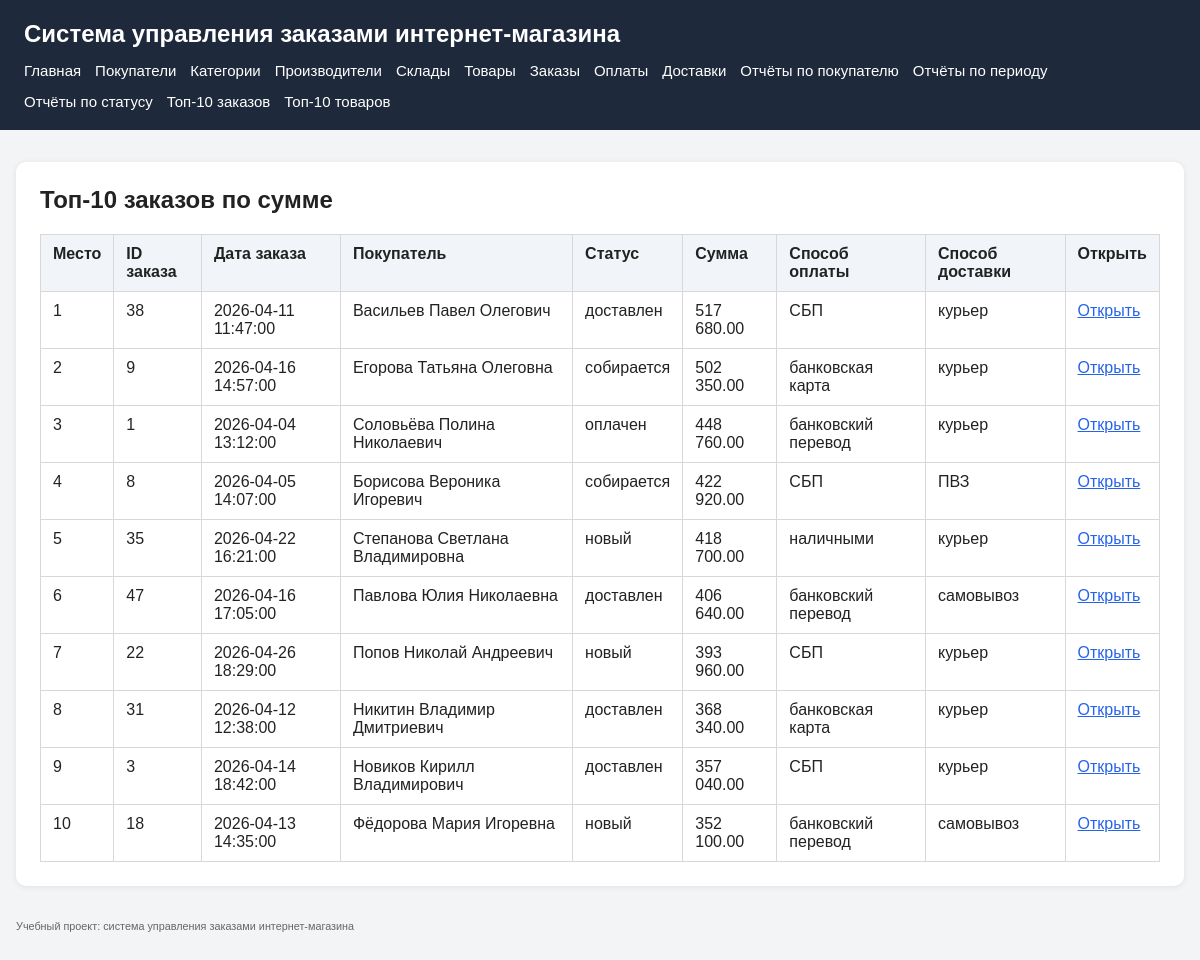
The page /reports/top_orders.php on the database its author committed.
### tables this page shows
CREATE TABLE orders (
    order_id INT UNSIGNED NOT NULL AUTO_INCREMENT,
    order_date DATETIME NOT NULL,
    status VARCHAR(30) NOT NULL,
    total_amount DECIMAL(10,2) NOT NULL DEFAULT 0.00,
    customer_id INT UNSIGNED NOT NULL,
    payment_method VARCHAR(50) NOT NULL,
    delivery_method VARCHAR(50) NOT NULL,
    delivery_address VARCHAR(255) NOT NULL,
    PRIMARY KEY (order_id),
    KEY idx_orders_customer (customer_id),
    KEY idx_orders_date (order_date),
    KEY idx_orders_status (status),
    CONSTRAINT fk_orders_customer
        FOREIGN KEY (customer_id) REFERENCES customers(customer_id)
        ON UPDATE CASCADE
        ON DELETE RESTRICT
);

CREATE TABLE customers (
    customer_id INT UNSIGNED NOT NULL AUTO_INCREMENT,
    last_name VARCHAR(100) NOT NULL,
    first_name VARCHAR(100) NOT NULL,
    middle_name VARCHAR(100) NULL,
    phone VARCHAR(20) NOT NULL,
    email VARCHAR(255) NULL,
    city VARCHAR(100) NOT NULL,
    street VARCHAR(150) NOT NULL,
    house VARCHAR(20) NOT NULL,
    apartment VARCHAR(20) NULL,
    postal_code VARCHAR(20) NOT NULL,
    PRIMARY KEY (customer_id),
    UNIQUE KEY uk_customers_email (email),
    KEY idx_customers_phone (phone)
);

### src/includes/db.php (called while the page is built, shortened)
<?php
$configPath = __DIR__ . '/../config/config.local.php';
if (!file_exists($configPath)) {
    $configPath = __DIR__ . '/../config/config.example.php';
}
$config = require $configPath;
function app_config(): array
{
    global $config;
    return $config;
}
function base_url(string $path = ''): string
{
    $config = app_config();
    $base = rtrim($config['app']['base_url'] ?? '', '/');
    return $base . '/' . ltrim($path, '/');
}
function db(): PDO
{
    $config = app_config();
    $db = $config['db'];
    $dsn = sprintf(
        'mysql:host=%s;port=%d;dbname=%s;charset=%s',
        $db['host'],
        $db['port'],
        $db['name'],
        $db['charset']
    );
    $pdo = new PDO($dsn, $db['user'], $db['pass'], [
        PDO::ATTR_ERRMODE => PDO::ERRMODE_EXCEPTION,
        PDO::ATTR_DEFAULT_FETCH_MODE => PDO::FETCH_ASSOC,
        PDO::ATTR_EMULATE_PREPARES => false,
    ]);
    return $pdo;
}

### src/config/config.example.php (called while the page is built)
<?php
return [
    'app' => [
        'base_url' => getenv('APP_BASE_URL') ?: '',
        'name' => getenv('APP_NAME') ?: 'Система управления заказами интернет-магазина',
    ],
    'db' => [
        'host' => getenv('DB_HOST') ?: 'db',
        'port' => (int)(getenv('DB_PORT') ?: 3306),
        'name' => getenv('DB_NAME') ?: 'shop_orders',
        'user' => getenv('DB_USER') ?: 'shop_user',
        'pass' => getenv('DB_PASSWORD') ?: '',
        'charset' => getenv('DB_CHARSET') ?: 'utf8mb4',
    ],
];

### src/reports/top_orders.php (the view, shortened to what this page needs)
<?php
require_once __DIR__ . '/../includes/header.php';
$errorMessage = null;
$orders = [];
try {
    $pdo = db();
    $stmt = $pdo->query(
        'SELECT
            o.order_id,
            o.order_date,
            o.status,
            o.total_amount,
            o.payment_method,
            o.delivery_method,
            c.last_name,
            c.first_name,
            c.middle_name
         FROM orders o
         INNER JOIN customers c ON c.customer_id = o.customer_id
         ORDER BY o.total_amount DESC, o.order_id ASC
         LIMIT 10'
    );
    $orders = $stmt->fetchAll();
} catch (Throwable $e) {
    $errorMessage = $e->getMessage();
}
require_once __DIR__ . '/../includes/menu.php';
?>
<main>
    <section class="card">
        <h2>Топ-10 заказов по сумме</h2>
        <?php if ($errorMessage !== null): ?>
            <div class="error-box">
                <strong>Ошибка:</strong> <?= htmlspecialchars($errorMessage, ENT_QUOTES, 'UTF-8') ?>
            </div>
        <?php elseif (empty($orders)): ?>
            <p>Заказы не найдены.</p>
        <?php else: ?>
            <table>
                <thead>
                    <tr>
                        <th>Место</th>
                        <th>ID заказа</th>
                        <th>Дата заказа</th>
                        <th>Покупатель</th>
                        <th>Статус</th>
                        <th>Сумма</th>
                        <th>Способ оплаты</th>
                        <th>Способ доставки</th>
                        <th>Открыть</th>
                    </tr>
                </thead>
                <tbody>
                    <?php foreach ($orders as $index => $order): ?>
                        <?php
                        $customerFullName = trim(
                            (string)$order['last_name'] . ' ' .
                            (string)$order['first_name'] . ' ' .
                            (string)($order['middle_name'] ?? '')
                        );
                        ?>
                        <tr>
                            <td><?= (int)($index + 1) ?></td>
                            <td><?= (int)$order['order_id'] ?></td>
                            <td><?= htmlspecialchars((string)$order['order_date'], ENT_QUOTES, 'UTF-8') ?></td>
                            <td><?= htmlspecialchars($customerFullName, ENT_QUOTES, 'UTF-8') ?></td>
                            <td><?= htmlspecialchars((string)$order['status'], ENT_QUOTES, 'UTF-8') ?></td>
                            <td><?= number_format((float)$order['total_amount'], 2, '.', ' ') ?></td>
                            <td><?= htmlspecialchars((string)$order['payment_method'], ENT_QUOTES, 'UTF-8') ?></td>
                            <td><?= htmlspecialchars((string)$order['delivery_method'], ENT_QUOTES, 'UTF-8') ?></td>
                            <td>
                                <a href="<?= htmlspecialchars(base_url('orders/view.php?id=' . (int)$order['order_id']), ENT_QUOTES, 'UTF-8') ?>">
                                    Открыть
                                </a>
                            </td>
                        </tr>
                    <?php endforeach; ?>
                </tbody>
            </table>
        <?php endif; ?>
    </section>
</main>
<?php require_once __DIR__ . '/../includes/footer.php'; ?>

### src/assets/css/style.css (style rules this page uses)
* { box-sizing: border-box; }
body { margin: 0; padding: 0; font-family: Arial, sans-serif; background: #f3f4f6; color: #222; }
main { max-width: 1200px; margin: 32px auto; padding: 0 16px; }
.card { background: #fff; border-radius: 10px; padding: 24px; margin-bottom: 20px; box-shadow: 0 1px 6px rgba(0, 0, 0, 0.08); }
.card h2 { margin-top: 0; margin-bottom: 20px; font-size: 24px; }
table { width: 100%; border-collapse: collapse; background: #fff; }
table th, table td { border: 1px solid #d8d8d8; padding: 10px 12px; text-align: left; vertical-align: top; }
table th { background: #f1f5f9; font-weight: 700; }
a { color: #2563eb; }

### rows shown on the page
orders: order_id "38", order_date "2026-04-11 11:47:00", customer.middle_name "Васильев Павел Олегович", status "доставлен", total_amount "517 680.00", payment_method "СБП", delivery_method "курьер"
orders: order_id "9", order_date "2026-04-16 14:57:00", customer.middle_name "Егорова Татьяна Олеговна", status "собирается", total_amount "502 350.00", payment_method "банковская карта", delivery_method "курьер"
orders: order_id "1", order_date "2026-04-04 13:12:00", customer.middle_name "Соловьёва Полина Николаевич", status "оплачен", total_amount "448 760.00", payment_method "банковский перевод", delivery_method "курьер"
orders: order_id "8", order_date "2026-04-05 14:07:00", customer.middle_name "Борисова Вероника Игоревич", status "собирается", total_amount "422 920.00", payment_method "СБП", delivery_method "ПВЗ"
orders: order_id "35", order_date "2026-04-22 16:21:00", customer.middle_name "Степанова Светлана Владимировна", status "новый", total_amount "418 700.00", payment_method "наличными", delivery_method "курьер"
orders: order_id "47", order_date "2026-04-16 17:05:00", customer.middle_name "Павлова Юлия Николаевна", status "доставлен", total_amount "406 640.00", payment_method "банковский перевод", delivery_method "самовывоз"
orders: order_id "22", order_date "2026-04-26 18:29:00", customer.middle_name "Попов Николай Андреевич", status "новый", total_amount "393 960.00", payment_method "СБП", delivery_method "курьер"
orders: order_id "31", order_date "2026-04-12 12:38:00", customer.middle_name "Никитин Владимир Дмитриевич", status "доставлен", total_amount "368 340.00", payment_method "банковская карта", delivery_method "курьер"
orders: order_id "3", order_date "2026-04-14 18:42:00", customer.middle_name "Новиков Кирилл Владимирович", status "доставлен", total_amount "357 040.00", payment_method "СБП", delivery_method "курьер"
orders: order_id "18", order_date "2026-04-13 14:35:00", customer.middle_name "Фёдорова Мария Игоревна", status "новый", total_amount "352 100.00", payment_method "банковский перевод", delivery_method "самовывоз"

### other values the page prints
app_config()['app']['name'] "Система управления заказами интернет-магазина"
